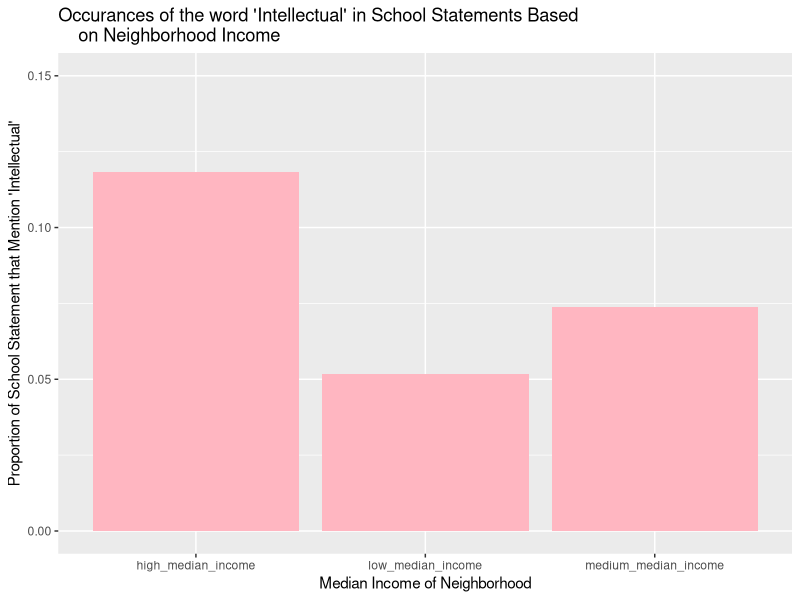

The R source for this figure:
## ---- chunk 1
library(tidyverse) 

statement <- read.csv("district_tabular_data.csv")
head(statement)
## ---- chunk 2
statement |>
  drop_na(majority_vote) |>
  group_by(majority_vote) |>
  summarize(mean_DEI = mean(topic_diversity_equity_and_inclusion))
## ---- chunk 3
statement |>
  drop_na(majority_vote) |>
  group_by(majority_vote, urbanicity) |>
  summarize(mean_DEI = mean(topic_diversity_equity_and_inclusion))
## ---- chunk 4
statement |>
  group_by(urbanicity) |>
  summarize(mean_DEI = mean(topic_diversity_equity_and_inclusion))
## ---- chunk 5
statement |>
  group_by(hh_median_income_category) |>
  summarize(mean_intellectual = mean(word_intellectual)) |>
  ggplot(mapping = aes(x = hh_median_income_category, y = mean_intellectual)) + 
  geom_col(fill = "lightpink") +
  labs(
    x = "Median Income of Neighborhood",
    y = "Proportion of School Statement that Mention 'Intellectual'",
    title = "Occurances of the word 'Intellectual' in School Statements Based 
    on Neighborhood Income"
  ) +
  coord_cartesian(ylim = c(0, 0.15))
